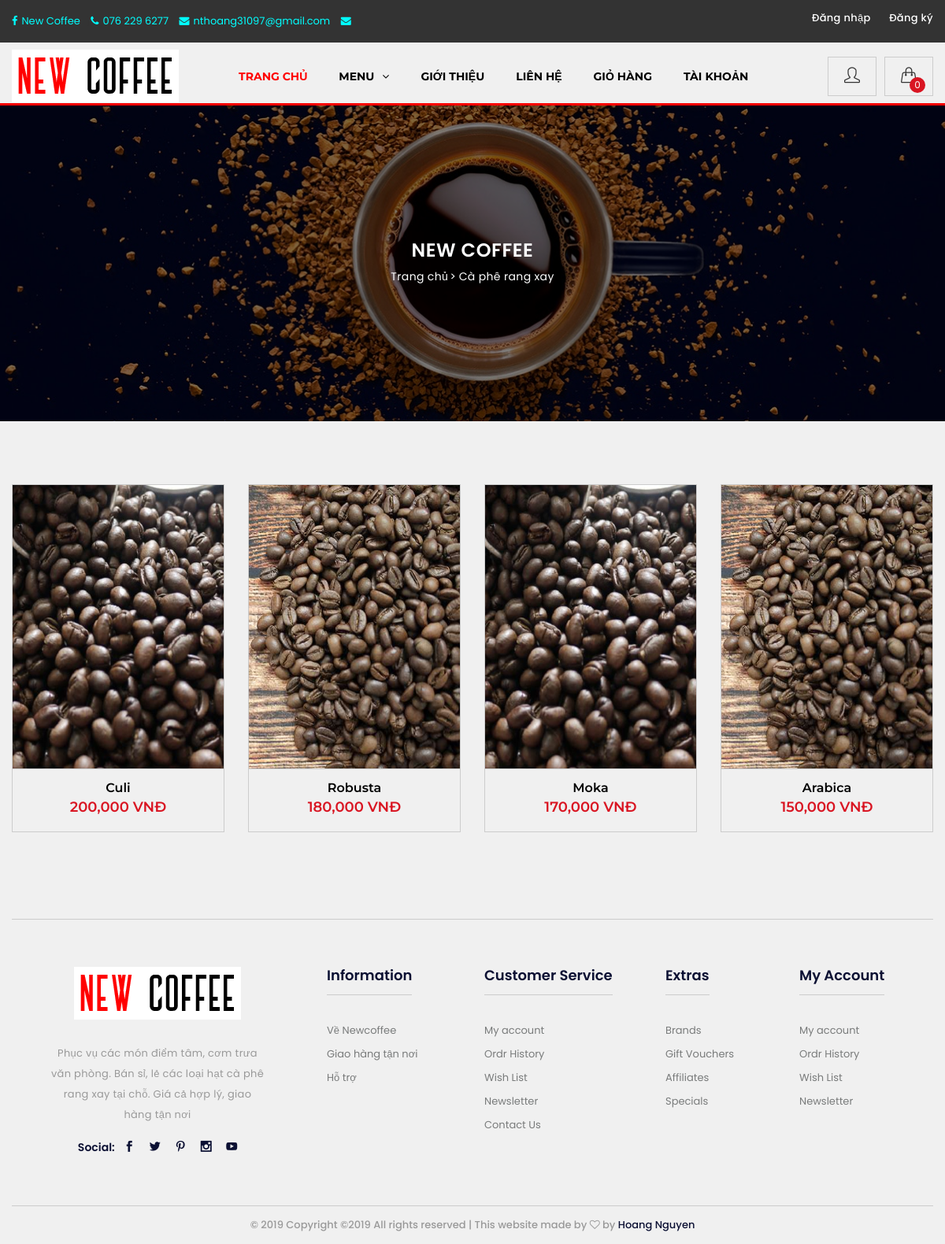
The page /cate/ca-phe-rang-xay/ on the database its author committed.
### product/models.py (models this page shows, shortened)
class Category(models.Model):
    title = models.CharField(default='', max_length=100)
    slug = models.SlugField(default='', max_length=100, blank=True)
    active = models.BooleanField(default=True)

class Product(models.Model):
    title = models.CharField(default='', max_length=100)
    slug = models.SlugField(default='', max_length=100, blank=True)
    category = models.ForeignKey(Category, on_delete=models.CASCADE)
    image = models.ImageField(upload_to='product')
    price = models.IntegerField(default=0)
    sale = models.IntegerField(default=0)
    description = models.TextField(blank=True)
    active = models.BooleanField(default=True)
    def image_tag(self):
        if self.image:
            return safestring.mark_safe('<img src="%s%s" width="150" height="150"/>' % (settings.MEDIA_URL, self.image))
        else:
            return ""
    image_tag.short_description = 'Image'
    image_tag.allow_tags = True

### product/views.py (the view)
# urls.py: path('', include('product.urls')),
    def product(request, cate_slug):
        category = Category.objects.filter(active=1)
        quantity = 0
        try:
            cart = request.session['cart']
            for key, value in cart.items():
                quantity += int(value['quantity'])
        except:
            pass
        cate = get_object_or_404(Category, slug=cate_slug)
        product = cate.product_set.all()
        return render(request, 'product.html', {
            'category': category,
            'cart_quantity': quantity,
            'cate': cate,
            'product': product
        })

### templates/product.html (shortened to what this page needs)
{% extends 'base.html' %}
{% load static %}
{% load humanize %}
{% block content %}
<section class="categories_banner_area">
    <div class="container">
        <div class="c_banner_inner">
            <h3>New Coffee</h3>
            <ul>
                <li class="current"><a href="{% url 'home:index' %}">Trang chủ</a></li>
                <li class="current"><a href="#">{{cate.title}}</a></li>
            </ul>
        </div>
    </div>
</section>
<section class="no_sidebar_2column_area">
    <div class="container">
        <div class="two_column_product">
            <div class="row">
                {% for product in product %}
                    {% if product.active == 1 %}
                        <div class="col-lg-3 col-sm-6">
                            <div class="l_product_item">
                                <div class="l_p_img">
                                    <a href="{% url 'product:detail' product.slug %}">
                                        <img class="img-fluid" src="/media/{{product.image}}" alt="" style="width:270px; height:360px">
                                    </a>
                                </div>
                                <div class="l_p_text">
                                    <h4 id="product_name"> {{ product.title }} </h4>
                                    {% if product.sale > 0 %}
                                        <h5 id="product_price"><del> {{ product.price|intcomma }} VNĐ</del> {{ product.sale|intcomma }} VNĐ </h5>
                                    {% else %}
                                        <h5> {{ product.price|intcomma }} VNĐ </h5>
                                    {% endif %}
                                </div>
                            </div>
                        </div>
                    {% endif %}
                {% endfor %}
            </div>
        </div>
    </div>
</section>
{% endblock %}

### templates/base.html (shortened to what this page needs)
<!DOCTYPE html>
{% load static %}
<html lang="en">
<head>
    <link href="{% static 'css/font-awesome.min.css' %}" rel="stylesheet">
    <link href="{% static 'vendors/line-icon/css/simple-line-icons.css' %}" rel="stylesheet">
    <link href="{% static 'vendors/elegant-icon/style.css' %}" rel="stylesheet">
    <link href="{% static 'css/bootstrap.min.css' %}" rel="stylesheet">
    <link href="{% static 'vendors/revolution/css/settings.css' %}" rel="stylesheet">
    <link href="{% static 'vendors/revolution/css/layers.css' %}" rel="stylesheet">
    <link href="{% static 'vendors/revolution/css/navigation.css' %}" rel="stylesheet">
    <link href="{% static 'vendors/owl-carousel/owl.carousel.min.css' %}" rel="stylesheet">
    <link href="{% static 'vendors/bootstrap-selector/css/bootstrap-select.min.css' %}" rel="stylesheet">
    <link href="{% static 'vendors/vertical-slider/css/jQuery.verticalCarousel.css' %}" rel="stylesheet">
    <link href="{% static 'css/style.css' %}" rel="stylesheet">
    <link href="{% static 'css/responsive.css' %}" rel="stylesheet">
</head>
<body class="home_sidebar">
{% include 'header.html' %}
{% block content %}
{% endblock %}
{% include 'footer.html' %}
</body>
</html>

### templates/header.html (shortened to what this page needs)
{% load static %}
<header class="shop_header_area carousel_menu_area" style="border-bottom-style:solid; border-color:red">
    <div class="carousel_top_header black_top_header row m0">
        <div class="container">
            <div class="carousel_top_h_inner">
                <div class="float-md-left">
                    <div class="top_header_middle">
                        <a href="http://fb.com/NewCoffee138" target="blank" style="color:aqua; margin-right:10px"><i
                                class="fa fa-facebook"></i>New Coffee</a>
                        <a href="#" style="color:aqua; margin-right:10px"><i class="fa fa-phone"></i>076 229 6277</a>
                        <a href="#" style="color:aqua; margin-right:10px"><i class="fa fa-envelope"></i>nthoang31097@gmail.com</a>
                        <a href="#" style="color:aqua; margin-right:10px"><i class="fa fa-envelope"></i>{{ a }}</a>
                    </div>
                </div>
                {% if user.username %}
                <div class="float-md-right">
                    <ul class="account_list">
                        <li style="color:aqua">Chào, {{ user.username }}</li>
                        <li><a href="{% url 'user:logout' %}">Đăng xuất</a></li>
                        {% if user.is_staff %}
                        <li><a href="{% url 'admin:index' %}" target="_blank">Quản lý</a></li>
                        {% endif %}
                    </ul>
                </div>
                {% else %}
                <div class="float-md-right">
                    <ul class="account_list">
                        <li>
                            <a href="{% url 'user:login' %}">Đăng nhập</a>
                        </li>
                        <li>
                            <a href="{% url 'user:register' %}">Đăng ký</a>
                        </li>
                    </ul>
                </div>
                {% endif %}
            </div>
        </div>
    </div>
    <div class="carousel_menu_inner">
        <div class="container">
            <nav class="navbar navbar-expand-lg navbar-light bg-light" style="height:77px; padding-bottom:14px">
                <a class="navbar-brand" href="/"><img src="{% static 'img/Logo.jpg' %}" alt=""></a>
                <div class="collapse navbar-collapse" id="navbarSupportedContent">
                    <ul class="navbar-nav mr-auto">
                        <li class="nav-item"><a class="nav-link" href="{% url 'home:index' %}" style="color:red">Trang
                            chủ</a></li>
                        <li class="nav-item dropdown submenu">
                            <a class="nav-link dropdown-toggle" href="#" role="button" data-toggle="dropdown"
                               aria-haspopup="true" aria-expanded="false">
                                Menu <i class="fa fa-angle-down" aria-hidden="true"></i>
                            </a>
                        </li>
                        <li class="nav-item"><a class="nav-link" href="{% url 'home:about' %}">Giới thiệu</a></li>
                        <li class="nav-item"><a class="nav-link" href="{% url 'home:contact' %}">Liên hệ</a></li>
                        <li class="nav-item"><a class="nav-link" href="{% url 'cart:cart' %}">Giỏ hàng</a></li>
                        <li class="nav-item"><a class="nav-link" href="{% url 'user:info' %}">Tài khoản</a></li>
                    </ul>
                    <ul class="navbar-nav justify-content-end">
                        <li class="user_icon"><a href="{% url 'user:info' %}"><i class="icon-user icons"></i></a></li>
                        <li class="cart_quantity"><a href="{% url 'cart:cart' %}"><i class="icon-handbag icons"></i></a>
                        </li>
                    </ul>
                </div>
            </nav>
        </div>
    </div>
</header>

### templates/footer.html
{% load static %}
<footer class="footer_area">
<div class="container">
    <div class="footer_widgets">
        <div class="row">
            <div class="col-lg-4 col-md-4 col-6">
                <aside class="f_widget f_about_widget">
                    <img src="{% static 'img/Logo.jpg' %}" alt="">
                    <p>Phục vụ các món điểm tâm, cơm trưa văn phòng. Bán sỉ, lẻ các loại hạt cà phê rang xay tại chỗ. Giá cả hợp lý, giao hàng tận nơi</p>
                    <h6>Social:</h6>
                    <ul>
                        <li><a href="http://fb.com/NewCoffee138" target="_blank"><i class="social_facebook"></i></a></li>
                        <li><a href="#"><i class="social_twitter"></i></a></li>
                        <li><a href="#"><i class="social_pinterest"></i></a></li>
                        <li><a href="#"><i class="social_instagram"></i></a></li>
                        <li><a href="#"><i class="social_youtube"></i></a></li>
                    </ul>
                </aside>
            </div>
            <div class="col-lg-2 col-md-4 col-6">
                <aside class="f_widget link_widget f_info_widget">
                    <div class="f_w_title">
                        <h3>Information</h3>
                    </div>
                    <ul>
                        <li><a href="#">Về Newcoffee</a></li>
                        <li><a href="#">Giao hàng tận nơi</a></li>
                        <li><a href="#">Hỗ trợ</a></li>
                    </ul>
                </aside>
            </div>
            <div class="col-lg-2 col-md-4 col-6">
                <aside class="f_widget link_widget f_service_widget">
                    <div class="f_w_title">
                        <h3>Customer Service</h3>
                    </div>
                    <ul>
                        <li><a href="#">My account</a></li>
                        <li><a href="#">Ordr History</a></li>
                        <li><a href="#">Wish List</a></li>
                        <li><a href="#">Newsletter</a></li>
                        <li><a href="#">Contact Us</a></li>
                    </ul>
                </aside>
            </div>
            <div class="col-lg-2 col-md-4 col-6">
                <aside class="f_widget link_widget f_extra_widget">
                    <div class="f_w_title">
                        <h3>Extras</h3>
                    </div>
                    <ul>
                        <li><a href="#">Brands</a></li>
                        <li><a href="#">Gift Vouchers</a></li>
                        <li><a href="#">Affiliates</a></li>
                        <li><a href="#">Specials</a></li>
                    </ul>
                </aside>
            </div>
            <div class="col-lg-2 col-md-4 col-6">
                <aside class="f_widget link_widget f_account_widget">
                    <div class="f_w_title">
                        <h3>My Account</h3>
                    </div>
                    <ul>
                        <li><a href="#">My account</a></li>
                        <li><a href="#">Ordr History</a></li>
                        <li><a href="#">Wish List</a></li>
                        <li><a href="#">Newsletter</a></li>
                    </ul>
                </aside>
            </div>
        </div>
    </div>
    <div class="footer_copyright">
        <h5>© <script>document.write(new Date().getFullYear());</script>
    Copyright &copy;<script>document.write(new Date().getFullYear());</script> All rights reserved | This website made by <i class="fa fa-heart-o" aria-hidden="true"></i> by <a href="https://fb.com/nguyenhoang310" target="_blank">Hoang Nguyen</a>
    </h5>
    </div>
</div>
</footer>

### rows shown on the page
Category: title "Cà phê rang xay"
Product: image (picture), title "Culi", price "200,000"
Product: image (picture), title "Robusta", price "180,000"
Product: image (picture), title "Moka", price "170,000"
Product: image (picture), title "Arabica", price "150,000"
